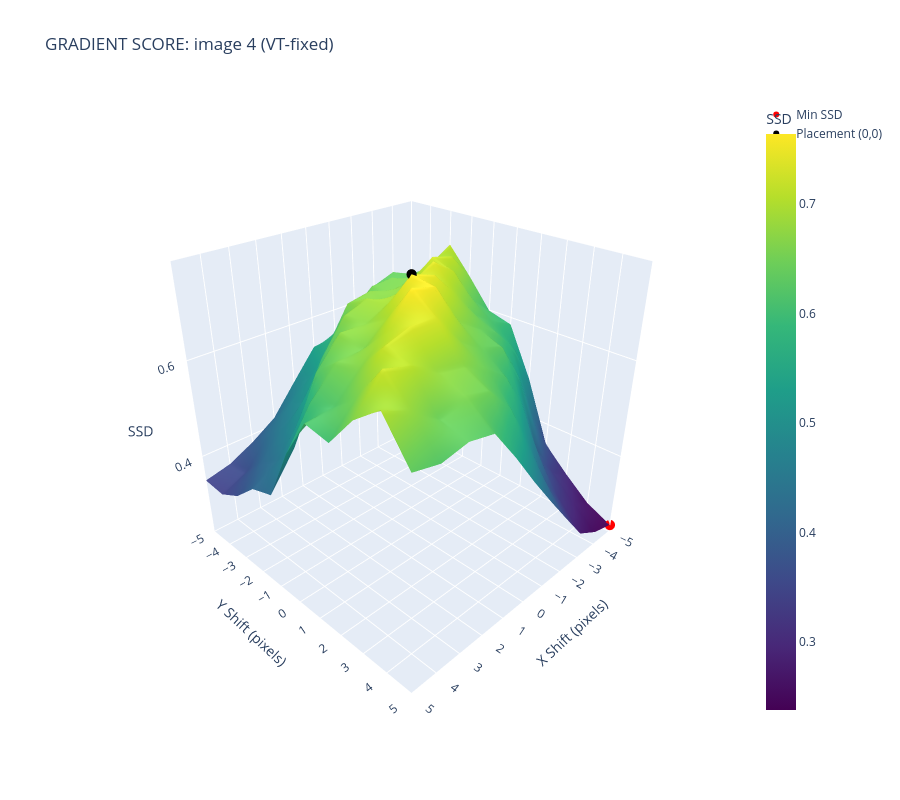

The cell this chart's notebook holds for it:
### Code cell
# SSD surface plot (plotly) - image 4, from the per-frame SSD above (same style as calibration_test)
im_ind = 4
ssds_grad = gs_vt[im_ind]   # dict name copied from calib_raw - holds VT-fixed SSDs here
x = np.linspace(-n, n, 2*n + 1)
Y, X = np.meshgrid(x, x)  # ssds indexed [shiftx + n, shifty + n]

idrow, idcol = np.unravel_index(np.argmin(ssds_grad), ssds_grad.shape)
fig = go.Figure()
fig.add_surface(x=X, y=Y, z=ssds_grad, colorscale='Viridis', colorbar=dict(title='SSD'), name='SSD Surface')
fig.add_trace(go.Scatter3d(x=[idrow - n], y=[idcol - n], z=[ssds_grad[idrow, idcol]],
                           mode='markers', marker=dict(size=6, color='red'), name='Min SSD'))
fig.add_trace(go.Scatter3d(x=[0], y=[0], z=[ssds_grad[n, n]],
                           mode='markers', marker=dict(size=6, color='black'), name='Placement (0,0)'))
fig.update_layout(
    title=f'GRADIENT SCORE: image {im_ind} (VT-fixed)',
    scene=dict(xaxis=dict(title='X Shift (pixels)', range=[-n, n], dtick=1),
               yaxis=dict(title='Y Shift (pixels)', range=[-n, n], dtick=1),
               zaxis=dict(title='SSD'),
               camera=dict(eye=dict(x=1.5, y=1.5, z=1.2)),
               aspectmode='cube'),
    width=900, height=800)
fig.show()

### Figure 1 — Plotly figure (JSON) as saved in the notebook; plotly's stock layout.template omitted (floating-point values rounded to 4 significant figures)
{"data": [{"colorbar": {"title": {"text": "SSD"}}, "colorscale": [[0, "#440154"], [0.1111, "#482878"], [0.2222, "#3e4989"], [0.3333, "#31688e"], [0.4444, "#26828e"], [0.5556, "#1f9e89"], [0.6667, "#35b779"], [0.7778, "#6ece58"], [0.8889, "#b5de2b"], [1, "#fde725"]], "name": "SSD Surface", "type": "surface", "x": [[-5.0, -5.0, -5.0, -5.0, -5.0, -5.0, -5.0, -5.0, -5.0, -5.0, -5.0], [-4.0, -4.0, -4.0, -4.0, -4.0, -4.0, -4.0, -4.0, -4.0, -4.0, -4.0], [-3.0, -3.0, -3.0, -3.0, -3.0, -3.0, -3.0, -3.0, -3.0, -3.0, -3.0], [-2.0, -2.0, -2.0, -2.0, -2.0, -2.0, -2.0, -2.0, -2.0, -2.0, -2.0], [-1.0, -1.0, -1.0, -1.0, -1.0, -1.0, -1.0, -1.0, -1.0, -1.0, -1.0], [0.0, 0.0, 0.0, 0.0, 0.0, 0.0, 0.0, 0.0, 0.0, 0.0, 0.0], [1.0, 1.0, 1.0, 1.0, 1.0, 1.0, 1.0, 1.0, 1.0, 1.0, 1.0], [2.0, 2.0, 2.0, 2.0, 2.0, 2.0, 2.0, 2.0, 2.0, 2.0, 2.0], [3.0, 3.0, 3.0, 3.0, 3.0, 3.0, 3.0, 3.0, 3.0, 3.0, 3.0], [4.0, 4.0, 4.0, 4.0, 4.0, 4.0, 4.0, 4.0, 4.0, 4.0, 4.0], [5.0, 5.0, 5.0, 5.0, 5.0, 5.0, 5.0, 5.0, 5.0, 5.0, 5.0]], "y": [[-5.0, -4.0, -3.0, -2.0, -1.0, 0.0, 1.0, 2.0, 3.0, 4.0, 5.0], [-5.0, -4.0, -3.0, -2.0, -1.0, 0.0, 1.0, 2.0, 3.0, 4.0, 5.0], [-5.0, -4.0, -3.0, -2.0, -1.0, 0.0, 1.0, 2.0, 3.0, 4.0, 5.0], [-5.0, -4.0, -3.0, -2.0, -1.0, 0.0, 1.0, 2.0, 3.0, 4.0, 5.0], [-5.0, -4.0, -3.0, -2.0, -1.0, 0.0, 1.0, 2.0, 3.0, 4.0, 5.0], [-5.0, -4.0, -3.0, -2.0, -1.0, 0.0, 1.0, 2.0, 3.0, 4.0, 5.0], [-5.0, -4.0, -3.0, -2.0, -1.0, 0.0, 1.0, 2.0, 3.0, 4.0, 5.0], [-5.0, -4.0, -3.0, -2.0, -1.0, 0.0, 1.0, 2.0, 3.0, 4.0, 5.0], [-5.0, -4.0, -3.0, -2.0, -1.0, 0.0, 1.0, 2.0, 3.0, 4.0, 5.0], [-5.0, -4.0, -3.0, -2.0, -1.0, 0.0, 1.0, 2.0, 3.0, 4.0, 5.0], [-5.0, -4.0, -3.0, -2.0, -1.0, 0.0, 1.0, 2.0, 3.0, 4.0, 5.0]], "z": [[0.6208, 0.6499, 0.7114, 0.6579, 0.5987, 0.5854, 0.4836, 0.3525, 0.3055, 0.2628, 0.238], [0.6395, 0.6326, 0.6843, 0.7122, 0.6382, 0.6069, 0.5663, 0.4362, 0.3392, 0.2948, 0.2515], [0.6227, 0.6552, 0.6582, 0.7238, 0.7091, 0.6384, 0.6174, 0.5468, 0.4034, 0.3352, 0.2795], [0.5604, 0.6507, 0.6571, 0.6861, 0.7412, 0.6935, 0.6445, 0.6259, 0.5241, 0.4024, 0.3448], [0.5381, 0.6112, 0.6699, 0.6616, 0.7158, 0.7433, 0.6753, 0.6415, 0.6067, 0.4998, 0.411], [0.5363, 0.5696, 0.6603, 0.6859, 0.6911, 0.7585, 0.7508, 0.6732, 0.6422, 0.59, 0.4794], [0.4767, 0.5082, 0.5705, 0.6689, 0.6693, 0.6964, 0.7638, 0.7287, 0.6679, 0.6429, 0.5517], [0.4157, 0.4685, 0.501, 0.6037, 0.6713, 0.6581, 0.7068, 0.733, 0.6775, 0.656, 0.6184], [0.3829, 0.4222, 0.4609, 0.5017, 0.6162, 0.6549, 0.6634, 0.7189, 0.706, 0.6432, 0.6296], [0.3572, 0.3646, 0.4118, 0.4428, 0.4943, 0.6051, 0.6169, 0.6561, 0.7215, 0.677, 0.6201], [0.3453, 0.3411, 0.3658, 0.4096, 0.4251, 0.5318, 0.6122, 0.6028, 0.6635, 0.7015, 0.6323]]}, {"marker": {"color": "red", "size": 6}, "mode": "markers", "name": "Min SSD", "type": "scatter3d", "x": [-5], "y": [5], "z": [0.238]}, {"marker": {"color": "black", "size": 6}, "mode": "markers", "name": "Placement (0,0)", "type": "scatter3d", "x": [0], "y": [0], "z": [0.7585]}], "layout": {"height": 800, "scene": {"aspectmode": "cube", "camera": {"eye": {"x": 1.5, "y": 1.5, "z": 1.2}}, "xaxis": {"dtick": 1, "range": [-5, 5], "title": {"text": "X Shift (pixels)"}}, "yaxis": {"dtick": 1, "range": [-5, 5], "title": {"text": "Y Shift (pixels)"}}, "zaxis": {"title": {"text": "SSD"}}}, "title": {"text": "GRADIENT SCORE: image 4 (VT-fixed)"}, "width": 900}}
